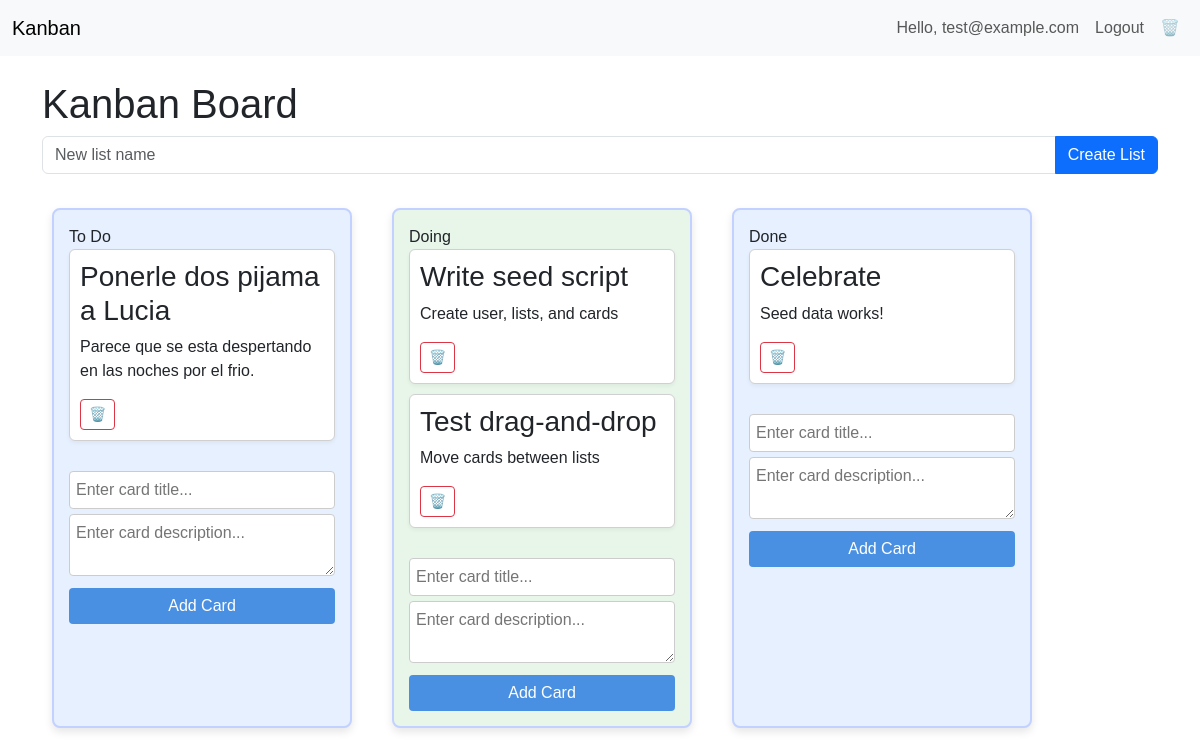
Page / (signed in) on the earlier database version.
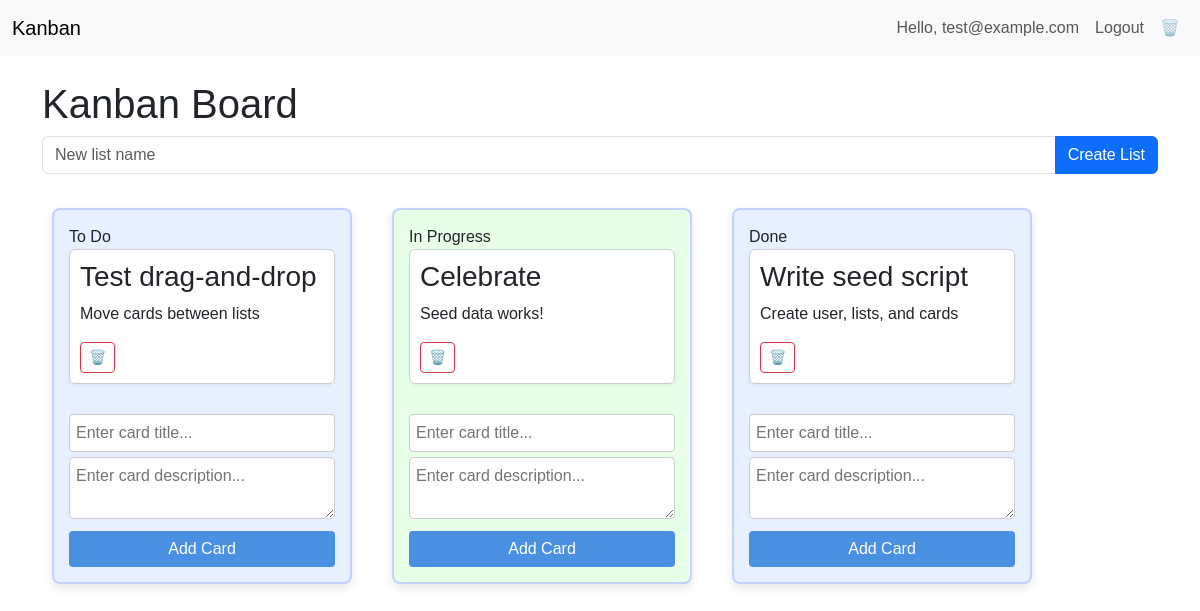
Same page on the later database version.
### models.py (models this page shows)
class User(db.Model, UserMixin):
    id = db.Column(db.Integer, primary_key=True)
    email = db.Column(db.String(100), unique=True, nullable=False)
    password = db.Column(db.String(200), nullable=False)

class List(db.Model):
    id = db.Column(db.Integer, primary_key=True)
    name = db.Column(db.String(100), nullable=False)
    user_id = db.Column(db.Integer, db.ForeignKey('user.id'), nullable=False)
    cards = db.relationship('Card', backref='list', lazy=True)

class Card(db.Model):
    id = db.Column(db.Integer, primary_key=True)
    title = db.Column(db.String(100), nullable=False)
    description = db.Column(db.Text)
    list_id = db.Column(db.Integer, db.ForeignKey('list.id'), nullable=False)
    user_id = db.Column(db.Integer, db.ForeignKey('user.id'), nullable=False)

### app.py (the view)
@app.route('/')
@login_required
def index():
    lists = List.query.filter_by(user_id=current_user.id).all()
    for l in lists:
        l.color = get_color_from_name(l.name)
    list_form = ListForm()      # for creating new lists
    card_form = CardForm()      # for adding cards
    edit_form = ListForm()      # reused for renaming lists
    return render_template('index.html', lists=lists, list_form=list_form, form=card_form, edit_form=edit_form)

### forms.py
class ListForm(FlaskForm):
    name = StringField('List Name', validators=[DataRequired()])
    submit = SubmitField('Create List')

class CardForm(FlaskForm):
    title = StringField('Title', validators=[DataRequired()],
                       render_kw={"placeholder": "Enter card title..."})
    description = TextAreaField('Description',
                              render_kw={"placeholder": "Enter card description..."})
    submit = SubmitField('Add Card')

### app.py (called while the page is built)
@login_manager.user_loader
def load_user(user_id):
    return User.query.get(int(user_id))

def get_color_from_name(name):
    colors = ['#e6f0ff', '#fff4e6', '#e6ffe6', '#f0f0f0', '#fce4ec', '#e8f5e9', '#ede7f6']
    index = int(hashlib.md5(name.encode()).hexdigest(), 16) % len(colors)
    return colors[index]

### templates/index.html (shortened to what this page needs)
{% extends 'base.html' %}
{% block content %}
<h1>Kanban Board</h1>
<form method="POST" action="{{ url_for('add_list') }}" class="mb-4">
  <div class="input-group">
    {{ list_form.name(class="form-control", placeholder="New list name") }}
    <button type="submit" class="btn btn-primary">{{ list_form.submit.label.text }}</button>
  </div>
</form>
<div class="board">
    {% for list in lists %}
    {% if list.name != 'deleted_task' %}
    <div class="list" style="background-color: {{ list.color }};" id="list-{{ list.id }}">
        <div class="list-header" data-list-id="{{ list.id }}">
        <div class="list-title d-flex justify-content-between align-items-center">
            <span class="list-name">{{ list.name }}</span>
        </div>
        </div>
        <div class="card-zone">
            <div class="card-container" id="cards-{{ list.id }}">
                {% for card in list.cards %}
                <div class="card" data-card-id="{{ card.id }}">
                    <h3>{{ card.title }}</h3>
                    <p>{{ card.description }}</p>
                    <form method="POST" action="{{ url_for('delete_card', card_id=card.id) }}" style="display:inline;">
                        <button type="submit" class="btn btn-sm btn-outline-danger" title="Delete card" onclick="return confirm('Move this card to deleted tasks?');">🗑️</button>
                    </form>
                </div>
                {% endfor %}
            </div>
        </div>
        <form class="add-card-form" data-list-id="{{ list.id }}">
            <div>{{ form.title(size=30) }}</div>
            <div>{{ form.description(rows=2, cols=30) }}</div>
            <div><button type="submit">Add Card</button></div>
        </form>
    </div>
    {% endif %}
    {% endfor %}
</div>
{% endblock %}

### templates/base.html (shortened to what this page needs)
<!DOCTYPE html>
<html lang="en">
<head>
    <link href="https://cdn.jsdelivr.net/npm/bootstrap@5.3.0/dist/css/bootstrap.min.css" rel="stylesheet">
    <link rel="stylesheet" href="{{ url_for('static', filename='style.css') }}">
</head>
<body>
  <nav class="navbar navbar-expand-lg navbar-light bg-light">
    <div class="container-fluid">
      <a class="navbar-brand" href="{{ url_for('index') }}">Kanban</a>
      <div class="collapse navbar-collapse justify-content-end">
        <ul class="navbar-nav">
          {% if current_user.is_authenticated %}
            <li class="nav-item">
              <span class="nav-link">Hello, {{ current_user.email }}</span>
            </li>
            <li class="nav-item">
              <a class="nav-link" href="{{ url_for('logout') }}">Logout</a>
            </li>
            <li class="nav-item">
              <a class="nav-link" href="{{ url_for('deleted') }}" title="View deleted tasks">
                🗑️
              </a>
            </li>
          {% endif %}
        </ul>
      </div>
    </div>
  </nav>
  <div class="container mt-4">
    {% block content %}{% endblock %}
  </div>
</body>
</html>

### static/style.css (style rules this page uses)
body { font-family: Arial, sans-serif; }
.board { display: flex; gap: 20px; }
.card { background-color: #ffffff; border: 1px solid #d0d0d0; border-radius: 6px; padding: 10px; margin-bottom: 10px; box-shadow: 0 2px 4px rgba(0,0,0,0.05); transition: transform 0.2s ease; }
.card-container { min-height: 100px; padding-bottom: 10px; }
.list { background-color: #f0f4ff; border: 2px solid #c2d1ff; border-radius: 8px; padding: 15px; margin: 10px; width: 300px; box-shadow: 0 4px 8px rgba(0,0,0,0.1); display: inline-block; vertical-align: top; }
.add-card-form { margin-top: 10px; }
.add-card-form input, .add-card-form textarea { width: 100%; margin-bottom: 5px; padding: 6px; border: 1px solid #ccc; border-radius: 4px; }
.add-card-form button { width: 100%; background-color: #4a90e2; color: white; border: none; padding: 6px; border-radius: 4px; cursor: pointer; }

Differences in the rows shown:
changed List "To Do": loses Card (title "Ponerle dos pijama a Lucia", description "Parece que se esta despertando en las noches por el frio."); gains Card (title "Test drag-and-drop", description "Move cards between lists")
changed List: name "Doing" → "In Progress"; gains Card (title "Celebrate", description "Seed data works!"); loses Card (title "Write seed script", description "Create user, lists, and cards"); loses Card (title "Test drag-and-drop", description "Move cards between lists")
changed List "Done": gains Card (title "Write seed script", description "Create user, lists, and cards"); loses Card (title "Celebrate", description "Seed data works!")
